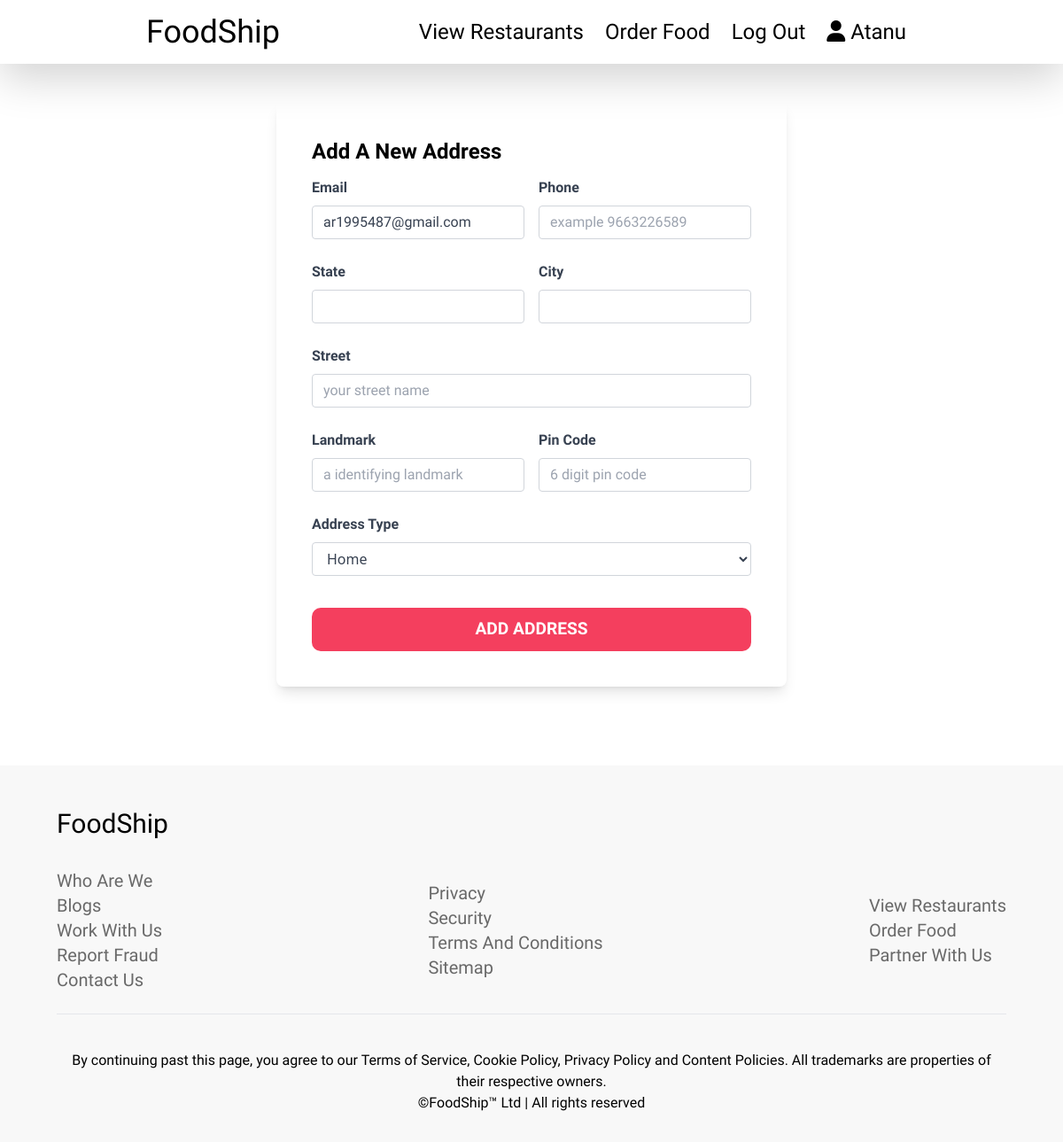
Page /user/add-address/ (signed in) on the earlier database version.
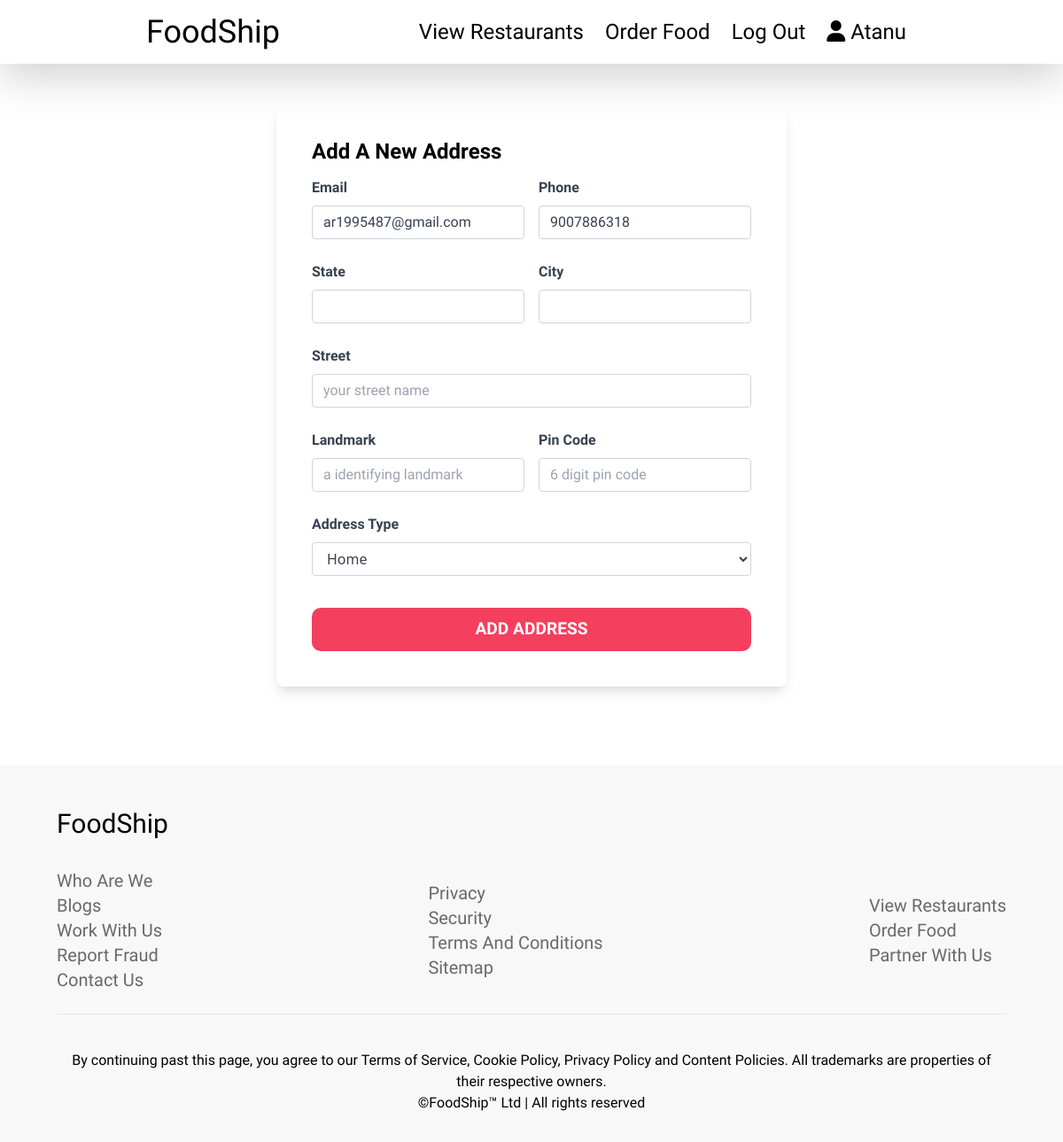
Same page on the later database version.
### account/models.py (models this page shows, shortened)
class UserProfile(models.Model):
    profile_id = models.CharField(max_length=255, unique=True, default = uuid.uuid4, primary_key=True, editable=False)
    email = models.CharField(max_length=255)
    first_name = models.CharField(max_length=255)
    last_name = models.CharField(max_length=255)
    gender = models.CharField(max_length=255, blank=True, null=True)
    phone = models.CharField(max_length = 255, blank=True, null=True)
    country = models.CharField(max_length=255, blank=True, null=True)
    state = models.CharField(max_length=255, blank=True, null=True)
    city = models.CharField(max_length=255, blank=True, null=True)
    pin = models.CharField(max_length=255, blank=True, null=True)

### account/views.py (the view)
# urls.py: path('add-address/', addAddress, name='addAddress'),
@login_required(login_url='/user/login/')
def addAddress(request):
    userProfile = UserProfile.objects.get(email = request.user.email)
    context = {
        'address_email' : request.user.email,
        'address_phone' : userProfile.phone,
    }
    try:
        if request.method == 'POST':
            email = request.POST['email']
            phone = request.POST['phone']
            state = request.POST['state']
            city = request.POST['city']
            street = request.POST['street']
            landmark = request.POST['landmark']
            pin = request.POST['pin']
            address_type = request.POST['address_type']
            context['address_phone'] = phone
            context['address_city'] = city
            context['address_state'] = state
            context['address_landmark'] = landmark
            context['address_street'] = street
            context['address_pin'] = pin
            if phone == "":
                phone = userProfile.phone
            if email == "":
                email = request.user.email
            createdAddress = UserAddress.objects.filter(email = request.user.email, address_preference = "primary")
            if createdAddress is not None:
                address_preference = "secondary"
            else:
                address_preference = "primary"
            newAddress = UserAddress(email = request.user.email)
            newAddress.address_email = email
            newAddress.phone = phone
            newAddress.landmark = landmark
            newAddress.city = city
            newAddress.state = state
            newAddress.pin = pin
            newAddress.street = street
            newAddress.address_type = address_type
            newAddress.address_preference = address_preference
            newAddress.save()
            print("address saved")
            return redirect('/user/profile', context)
    except:
        pass
    return render(request, 'account/addAddress.html', context)

### templates/account/addAddress.html (shortened to what the changed rows need)
{% extends '../blocks/base.html' %}
{% block css %}
<link rel="stylesheet" href="/static/css/profile.css">
{% endblock css %}
{% block body %}
<section class="section w-full flex justify-center items-center mb-16" style="min-height: 100vh">
    <div class="shadow-lg rounded-lg p-10" style="max-width: 48%;">
        <form action="{% url 'addAddress' %}" method="post">
            <div class="grid grid-cols-2 gap-4">
                <div class="form-group mb-6">
                    <label class="form-label inline-block mb-2 text-gray-700 f-bold capitalize">phone</label>
                    <input type="text" name="phone" placeholder="example 9663226589" class="f-light form-control block w-full px-3 py-1.5 text-base font-normal text-gray-700 bg-white bg-clip-padding border border-solid border-gray-300 rounded transition ease-in-out m-0 focus:text-gray-700 focus:bg-white focus:border-blue-600 focus:outline-none" value="{{address_phone}}">
                </div>
            </div>
        </form>
    </div>
</section>
{% endblock body %}

Differences in the rows shown:
now on this page (row edited): UserProfile: phone "9007886318"
